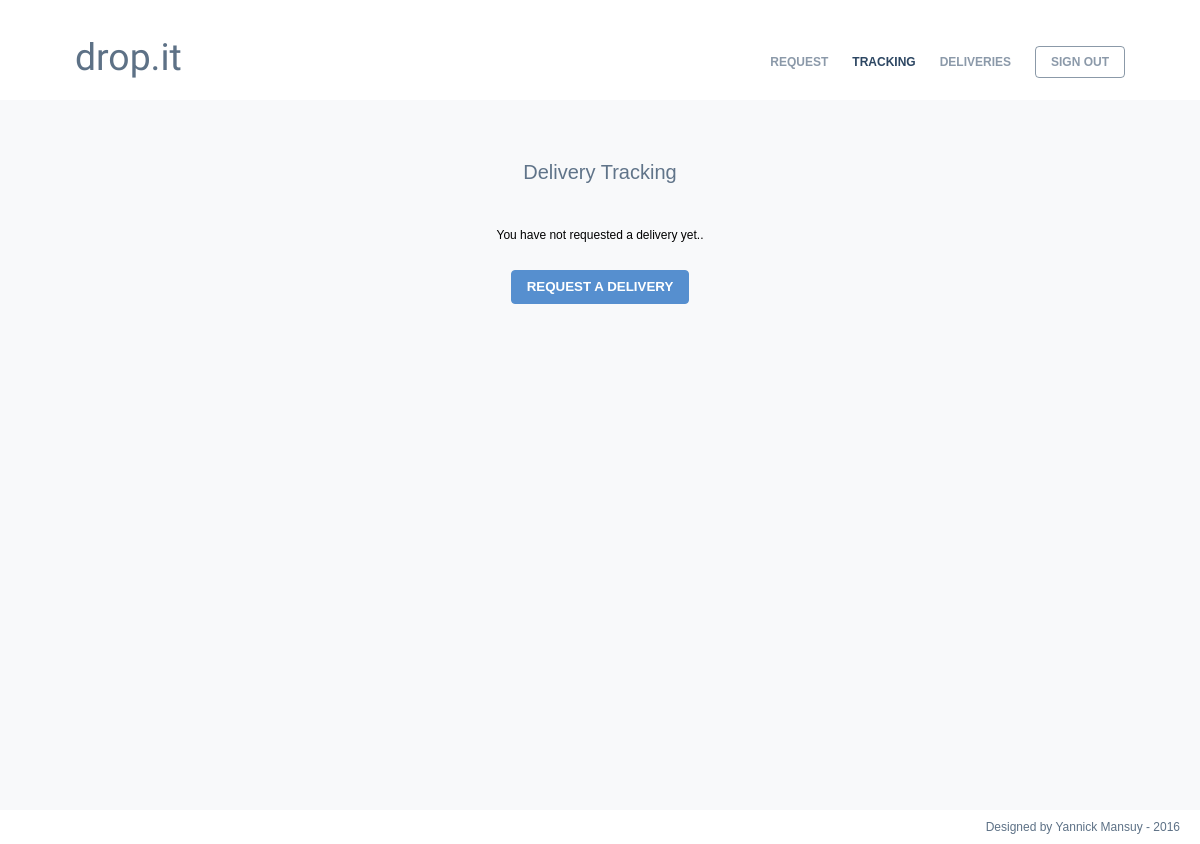
Before: /pages/tracking.php (signed in) with the older database file.
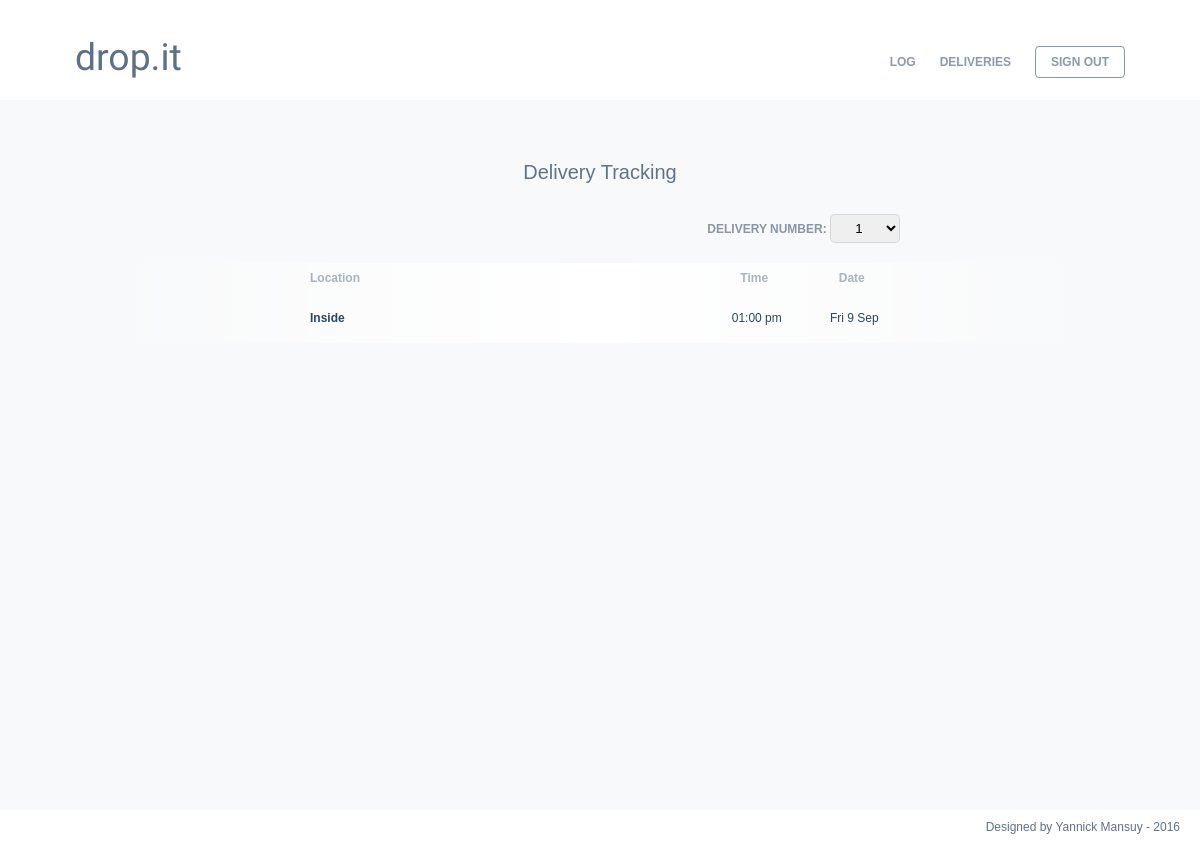
After: the same page with the newer database file.
### tables this page shows
CREATE TABLE IF NOT EXISTS `history` (
  `delivery_id` int(10) NOT NULL,
  `time` int(64) NOT NULL,
  `location` varchar(300) NOT NULL,
  PRIMARY KEY (`delivery_id`,`time`)
);

### functions/functions.php (the view, shortened to what the changed rows need)
<?php
function connect()
    {
        $pdo = new PDO('mysql:host=localhost;dbname=tib', 'edit', 'editme');
        $pdo -> setAttribute(PDO::ATTR_ERRMODE, PDO:: ERRMODE_EXCEPTION);
        return $pdo;
    }
function CheckExist($attribute, $table, $column, $getOrpost)
{
    if (isset($getOrpost))
            {
                 if (!empty($getOrpost) && !empty($getOrpost[$attribute]))
                    {
                         $input = $getOrpost[$attribute];
                         try
                         {
                             $pdo = connect();
                             $sql= 'SELECT ' . $column . ' FROM ' . $table . ' where ' . $column . ' = :attribute';
                             $prepare = $pdo->prepare($sql);
                             $prepare->bindValue(':attribute', $input);
                             $prepare->execute();
                         }
                         catch (PDOException $e)
                         {
                             echo $e -> getMessage();
                         }
                         if ($prepare -> rowCount() != 0)
                         {
                             return true;
                         }
                         else
                         {
                             return false;
                         }
                    }
            }
}
function GrabMoreData($query, $bind)
{
                         try
                         {
                             $pdo = connect();
                             $sql= $query;
                             $prepare = $pdo->prepare($sql);
                             foreach ($bind as $attribute)
                             {
                                $prepare->bindValue($attribute[0], $attribute[1]);
                             }
                             $prepare->execute();
                         }
                         catch (PDOException $e)
                         {
                             echo $e -> getMessage();
                         }
                         if ($prepare -> rowCount() != 0)
                         {
                             $data = $prepare->fetchAll(PDO::FETCH_ASSOC);
                             return $data;
                         }
                         else
                         {
                             return false;
                         }
}
function countResults($resultsItems)
        {
            $num_rows=0;
            for ($i=0;$i < count($resultsItems); $i++)
            {
                $num_rows++;
            }
            return $num_rows;
        }
function trackPackages()
{
    if (CheckExist('email', 'delivery', 'user', $_SESSION))
    {
        $ID = GrabMoreData('SELECT ID FROM delivery WHERE user = :email AND status = "In Transit"', array(array(':email', $_SESSION['email'])));
        if(countResults($ID) > 1)
        {
            $IDval = $ID[0]['ID'];
            $selected = $IDval;
            echo "<form id='packageNumber' method='POST' action='" . htmlspecialchars($_SERVER["PHP_SELF"]) . "'>
                    <label for='select_id' style='font-weight: bold;color: rgba(44, 70, 98, 0.55);'>DELIVERY NUMBER: </label><select id='select_id' name='ID' class='dropdown_number' onchange='(document.getElementById(\"packageNumber\").submit())'>";
            for ($i = 1; $i <= countResults($ID); $i++)
            {
                echo "<option value=" . $ID[$i - 1]['ID'];
                if($ID[$i - 1]['ID'] == $selected)
                {echo " selected";}
                echo ">" . $i . "</option>";
            }
            echo "</select></form>";
        }
        else
        {
             $tracking = GrabMoreData('SELECT delivery_id, time, location FROM history WHERE delivery_id = (SELECT ID FROM delivery WHERE user = :email AND status = "In Transit") ORDER BY time DESC', array(array(':email', $_SESSION['email'])));
        }
        if (!empty($_POST['ID']))
        {
             $tracking = GrabMoreData('SELECT delivery_id, time, location FROM history WHERE delivery_id = :id ORDER BY time DESC', array(array(':id', $_POST['ID'])));
        }if (empty($_POST['ID']) && !empty($IDval))
        {
             $tracking = GrabMoreData('SELECT delivery_id, time, location FROM history WHERE delivery_id = :id ORDER BY time DESC', array(array(':id', $IDval)));
        }
        if (!isset($tracking) || !$tracking)
        {
            echo "<br/>You do not have any packages in transit at the moment..<br/><br/><br/><input type='button' onclick='(window.location.href = \"deliveries.php\")' value='VIEW YOUR DELIVERIES' class='button'/> ";
        }
        else
        {
            echo '<div id="table_holder">
                    <table>
                            <thead><tr>
                                     <th style="text-align: left;padding-left: 10px;
	                                   padding-right: 5px;">Location</th>
                                     <th>Time</th>
                                     <th>Date</th>
                                  </tr>
                            </thead>
                            <tbody>
                            ';
            foreach ($tracking as $step)
            {
                echo '<tr>
                <td class="delivery_location">' . ucfirst($step['location']) . '</td>
                ';
                echo '<td class="delivery_time">' . date('h:i a',$step['time']) . '</td>
                ';
                echo '<td class="delivery_date">' . date('D j M',$step['time']) . '</td></tr>
                ';
            }
            echo '</tbody></table></div>';
        }
    }
    else
        {
            echo "<br/>You have not requested a delivery yet..<br/><br/><br/><input type='button' onclick='(window.location.href = \"request.php\")' value='REQUEST A DELIVERY' class='button'/> ";
        }
}
?>

### pages/tracking.php (shortened to what the changed rows need)
<!DOCTYPE html>
<html>
    <head>
         <link async href="../css/styles.css" rel="stylesheet" type="text/css"/>
    </head>
    <body>
        <div id="back_nav">
			<div id="wrapper">
				<header>
					<a id="login_blue" class="menu menu_blue" href="login.php"><?php
                                                                        if(isset($_SESSION['email']))
                                                                            echo 'SIGN OUT</a>';
                                                                        else
                                                                        {
                                                                            header("Location: login.php?error=tracking");
                                                                            echo 'SIGN IN</a>';
                                                                        }?>
					<a id="header" class="intro intro_blue" href="../index.php">drop.it</a>
					<a id="deliveries" class="menu menu_blue" href="deliveries.php">DELIVERIES</a>
                         <?php
                            if(isset($_SESSION['position']))
                            {
                                if ($_SESSION['position'] != 'driver')
                                {
                                     echo '<a id="tracking" class="menu menu_blue selected" href="tracking.php">TRACKING</a>
					                <a id="new" class="menu menu_blue" href="request.php">REQUEST</a>';
                                }
                                else if ($_SESSION['position'] == 'driver')
                                {
                                     echo '<a id="log" class="menu menu_blue" href="driver.php">LOG</a>';
                                }
                            }
                            else
                                    {
                                         echo '<a id="tracking" class="menu menu_blue selected" href="pages/tracking.php">TRACKING</a>
                                        <a id="new" class="menu menu_blue" href="pages/request.php">REQUEST</a>';
                                    }
                        ?>
				</header>
					<div id="content">
                        <div id="form">
                        <span class="sign_title">Delivery Tracking</span><br>
                        <div id="tracking_text">
                            <?php include "../functions/functions.php";
                                trackPackages();?>
                            </div>
                        </div>
					</div>
				</div>
			</div>
    </body>
</html>

Changed rows visible on the page:
added history: location "Inside", time "01:00 pm", time "Fri 9 Sep"
Other visible differences:
form field ID: (not shown) → "1"
form field value: "REQUEST A DELIVERY" → (not shown)
text no longer shown: "TRACKING REQUEST You have not requested a delivery yet.."
text now shown: "LOG DELIVERY NUMBER: Location Time Date"
